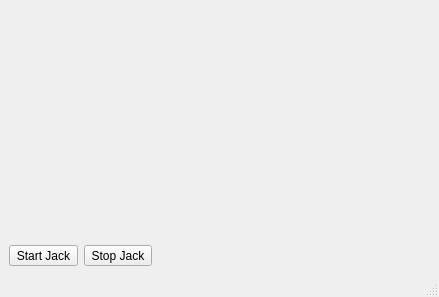
<?xml version="1.0" encoding="UTF-8"?>
<ui version="4.0">
 <class>JackWindow</class>
 <widget class="QMainWindow" name="JackWindow">
  <property name="geometry">
   <rect>
    <x>0</x>
    <y>0</y>
    <width>439</width>
    <height>297</height>
   </rect>
  </property>
  <property name="windowTitle">
   <string>JackWindow</string>
  </property>
  <widget class="QWidget" name="centralwidget">
   <layout class="QVBoxLayout" name="verticalLayout">
    <item>
     <widget class="JackParameterForm" name="jpf" native="true">
      <property name="sizePolicy">
       <sizepolicy hsizetype="Maximum" vsizetype="Maximum">
        <horstretch>0</horstretch>
        <verstretch>0</verstretch>
       </sizepolicy>
      </property>
      <property name="maximumSize">
       <size>
        <width>500</width>
        <height>500</height>
       </size>
      </property>
     </widget>
    </item>
    <item>
     <layout class="QHBoxLayout" name="horizontalLayout">
      <item>
       <widget class="QToolButton" name="startJackButton">
        <property name="text">
         <string>Start Jack</string>
        </property>
       </widget>
      </item>
      <item>
       <widget class="QToolButton" name="stopJackButton">
        <property name="text">
         <string>Stop Jack</string>
        </property>
       </widget>
      </item>
      <item>
       <spacer name="horizontalSpacer">
        <property name="orientation">
         <enum>Qt::Horizontal</enum>
        </property>
        <property name="sizeHint" stdset="0">
         <size>
          <width>40</width>
          <height>20</height>
         </size>
        </property>
       </spacer>
      </item>
     </layout>
    </item>
   </layout>
  </widget>
  <widget class="QMenuBar" name="menubar">
   <property name="geometry">
    <rect>
     <x>0</x>
     <y>0</y>
     <width>439</width>
     <height>26</height>
    </rect>
   </property>
  </widget>
  <widget class="QStatusBar" name="statusbar"/>
 </widget>
 <customwidgets>
  <customwidget>
   <class>JackParameterForm</class>
   <extends>QWidget</extends>
   <header>jackparameterform.h</header>
   <container>1</container>
  </customwidget>
 </customwidgets>
 <resources/>
 <connections/>
</ui>
